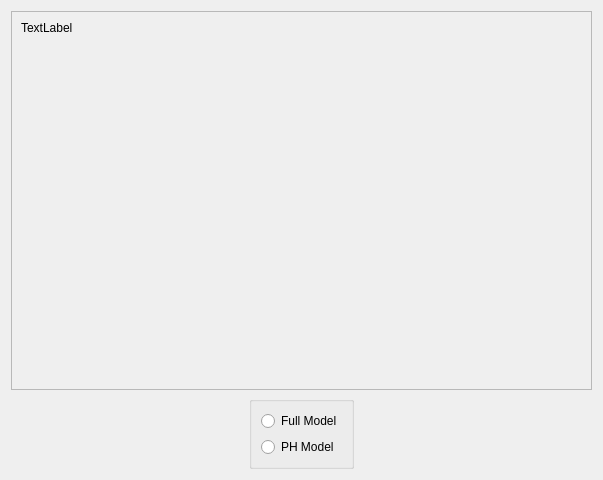
<?xml version="1.0" encoding="UTF-8"?>
<ui version="4.0">
 <class>ButtonTextPage</class>
 <widget class="QWizardPage" name="ButtonTextPage">
  <property name="geometry">
   <rect>
    <x>0</x>
    <y>0</y>
    <width>603</width>
    <height>480</height>
   </rect>
  </property>
  <property name="windowTitle">
   <string>WizardPage</string>
  </property>
  <layout class="QGridLayout" name="gridLayout">
   <item row="0" column="0" colspan="3">
    <widget class="QScrollArea" name="scrollArea">
     <property name="horizontalScrollBarPolicy">
      <enum>Qt::ScrollBarAlwaysOff</enum>
     </property>
     <property name="widgetResizable">
      <bool>true</bool>
     </property>
     <widget class="QWidget" name="scrollAreaWidgetContents">
      <property name="geometry">
       <rect>
        <x>0</x>
        <y>0</y>
        <width>581</width>
        <height>388</height>
       </rect>
      </property>
      <layout class="QVBoxLayout" name="verticalLayout_2">
       <item>
        <widget class="QLabel" name="text">
         <property name="sizePolicy">
          <sizepolicy hsizetype="Preferred" vsizetype="Expanding">
           <horstretch>0</horstretch>
           <verstretch>0</verstretch>
          </sizepolicy>
         </property>
         <property name="text">
          <string>TextLabel</string>
         </property>
         <property name="alignment">
          <set>Qt::AlignLeading|Qt::AlignLeft|Qt::AlignTop</set>
         </property>
         <property name="wordWrap">
          <bool>true</bool>
         </property>
        </widget>
       </item>
      </layout>
     </widget>
    </widget>
   </item>
   <item row="1" column="0">
    <spacer name="horizontalSpacer_2">
     <property name="orientation">
      <enum>Qt::Horizontal</enum>
     </property>
     <property name="sizeHint" stdset="0">
      <size>
       <width>239</width>
       <height>20</height>
      </size>
     </property>
    </spacer>
   </item>
   <item row="1" column="1">
    <widget class="QGroupBox" name="groupBox">
     <property name="title">
      <string/>
     </property>
     <layout class="QVBoxLayout" name="verticalLayout">
      <item>
       <widget class="QRadioButton" name="button1">
        <property name="text">
         <string>Full Model</string>
        </property>
       </widget>
      </item>
      <item>
       <widget class="QRadioButton" name="button2">
        <property name="text">
         <string>PH Model</string>
        </property>
       </widget>
      </item>
     </layout>
    </widget>
   </item>
   <item row="1" column="2">
    <spacer name="horizontalSpacer">
     <property name="orientation">
      <enum>Qt::Horizontal</enum>
     </property>
     <property name="sizeHint" stdset="0">
      <size>
       <width>238</width>
       <height>20</height>
      </size>
     </property>
    </spacer>
   </item>
  </layout>
 </widget>
 <resources/>
 <connections/>
</ui>
